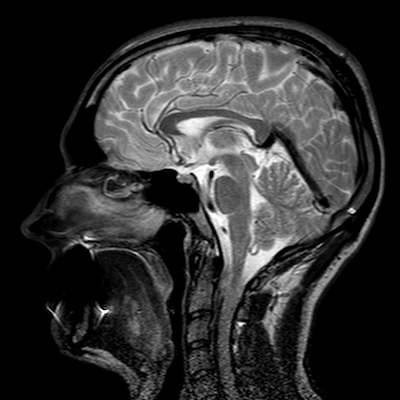
#> input picture Practical 5/data/mri_2.png, 400 x 400 px
$ python 'Low Pass Averaging Filter.py'
#> lines starting #> are read from the running program, lines starting #| are printed output that depends on the picture
import cv2
import numpy as np
import matplotlib.pyplot as plt
import seaborn as sns

kernel_5x5 = np.array([
    [1, 1, 1, 1, 1],
    [1, 1, 1, 1, 1],
    [1, 1, 1, 1, 1],
    [1, 1, 1, 1, 1],
    [1, 1, 1, 1, 1],
])

kernel_3x3 = np.array([
    [1, 1, 1],
    [1, 1, 1],
    [1, 1, 1],
])

kernel_5x5 = kernel_5x5 / sum(kernel_5x5)
kernel_3x3 = kernel_3x3 / sum(kernel_3x3)

image = cv2.imread("../data/mri_2.png", 0)
#> image is the input picture: shape (400, 400); min 0, max 255, mean 47.7
filtered_image_5x5 = cv2.filter2D(image, -1, kernel_5x5)
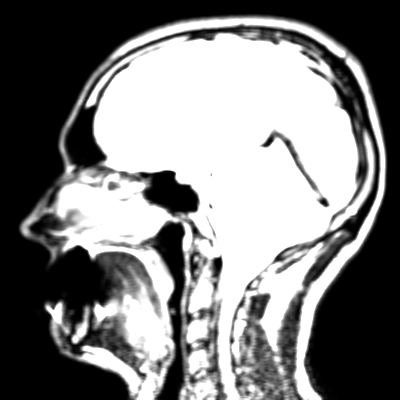
#> filtered_image_5x5: shape (400, 400); min 0, max 255, mean 125.8
filtered_image_3x3 = cv2.filter2D(image, -1, kernel_3x3)
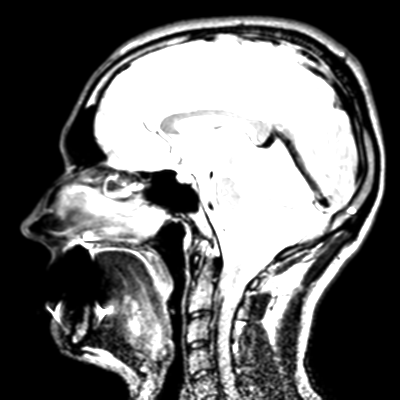
#> filtered_image_3x3: shape (400, 400); min 0, max 255, mean 107

# cv2.imshow("Original", image)
# cv2.imshow("Filtered 5x5", filtered_image_5x5)
# cv2.imshow("Filtered 3x3", filtered_image_3x3)

# save images
cv2.imwrite("../data/mri_2_filtered_5x5.png", filtered_image_5x5)
cv2.imwrite("../data/mri_2_filtered_3x3.png", filtered_image_3x3)

cv2.waitKey(0)
cv2.destroyAllWindows()

$ run again, with Practical 5/data/mri.jpg saved as Practical 5/data/mri_2.png
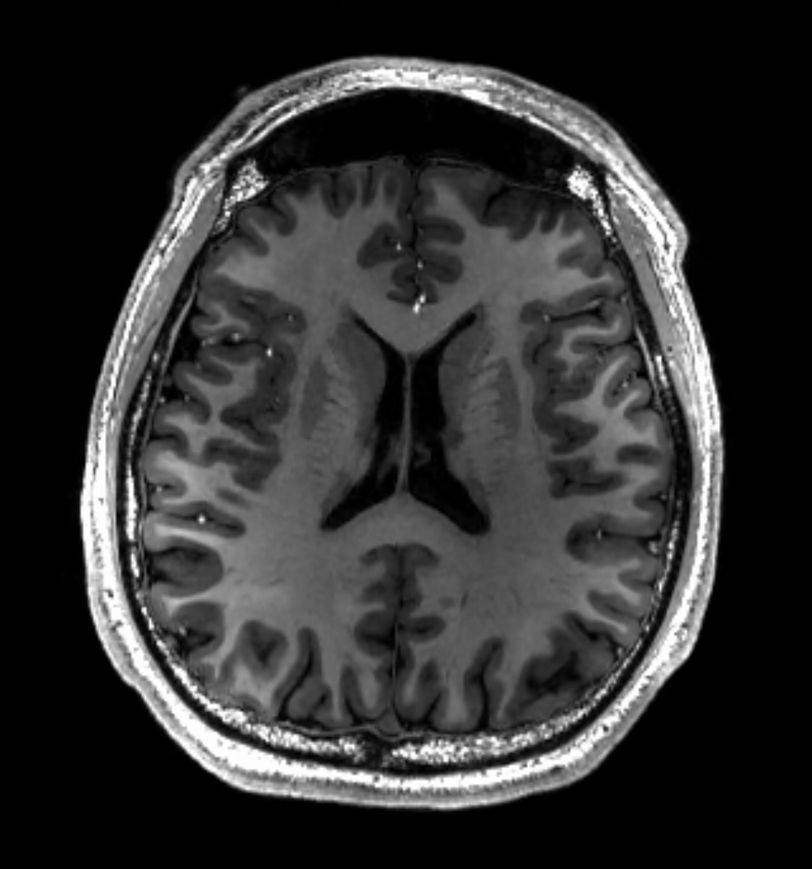
#> input picture Practical 5/data/mri.jpg, 812 x 869 px, shrunk from 1433 x 1534 before the run
#> image is the input picture: shape (869, 812); min 0, max 255, mean 48.6
#> `filtered_image_5x5 = cv2.filter2D(image, -1, kernel_5x5)`:
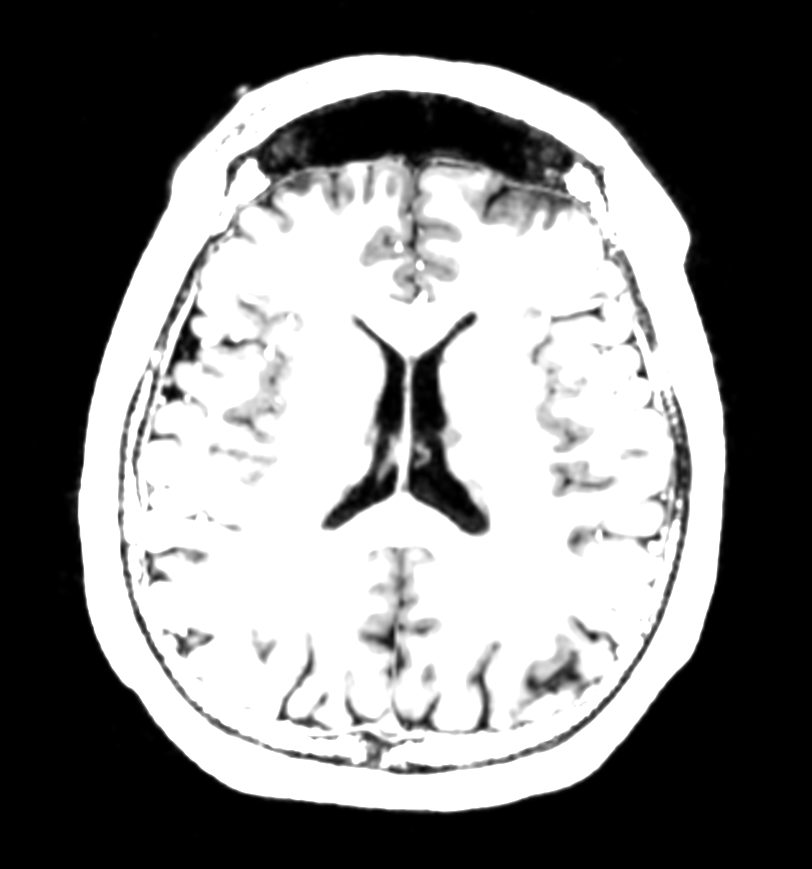
#> filtered_image_5x5: shape (869, 812); min 0, max 255, mean 125.5
#> `filtered_image_3x3 = cv2.filter2D(image, -1, kernel_3x3)`:
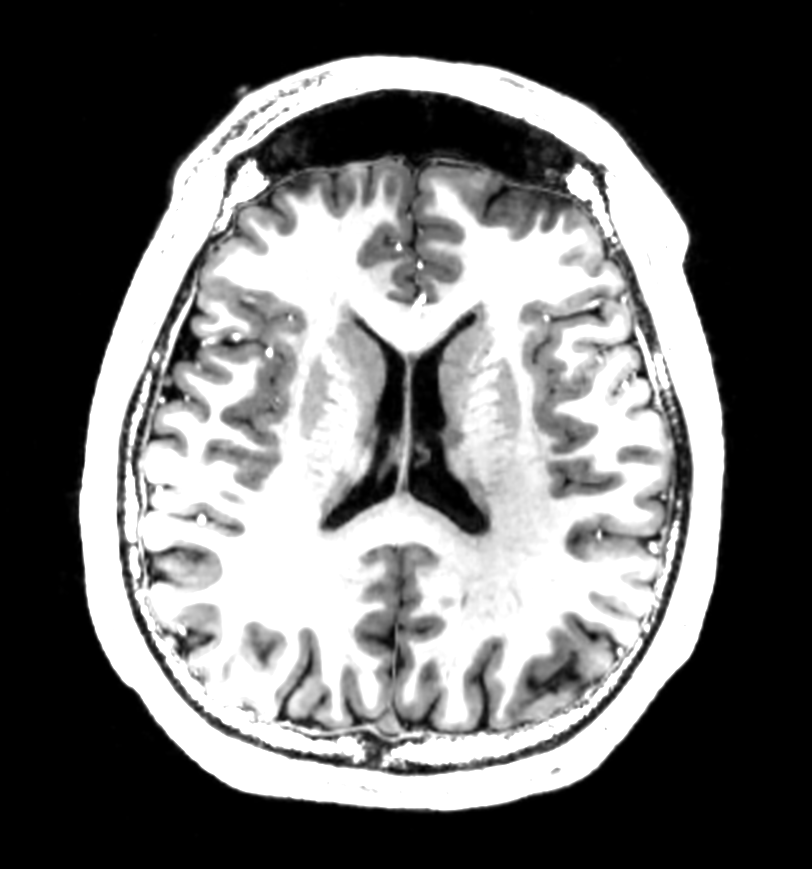
#> filtered_image_3x3: shape (869, 812); min 0, max 255, mean 108.3
